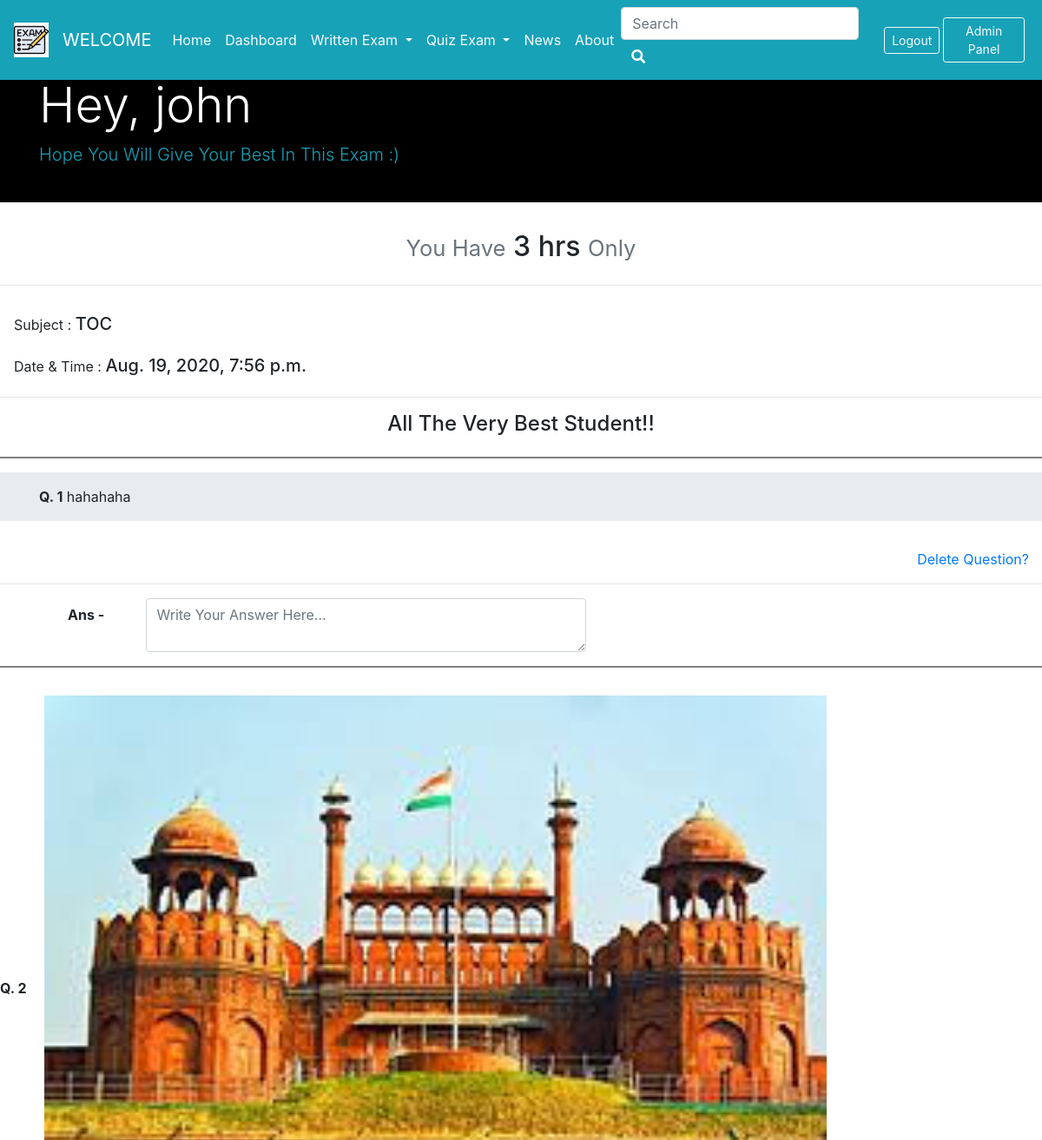
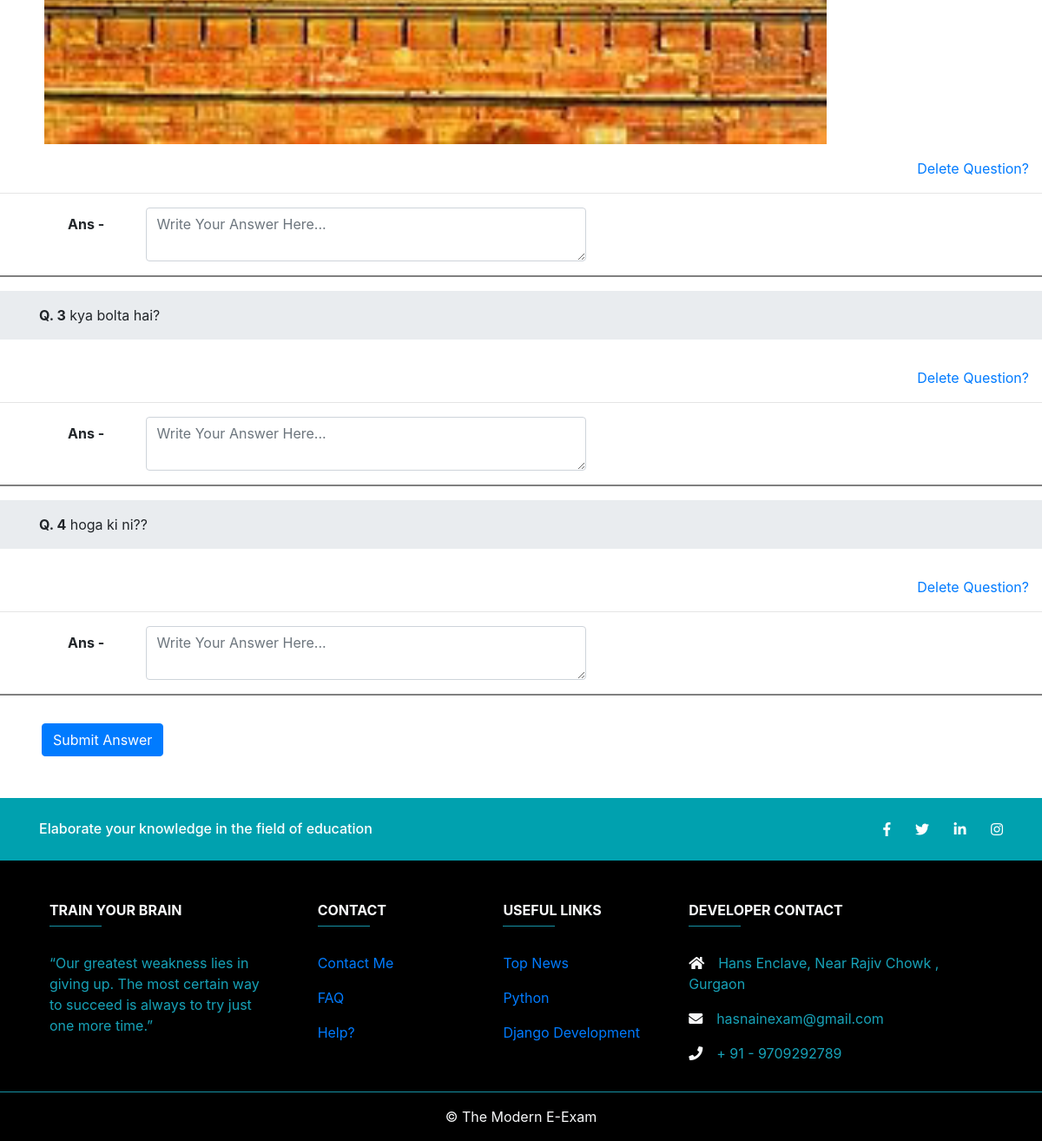
/student (signed in), run on an earlier commit of the app's database (2 pictures, top to bottom).
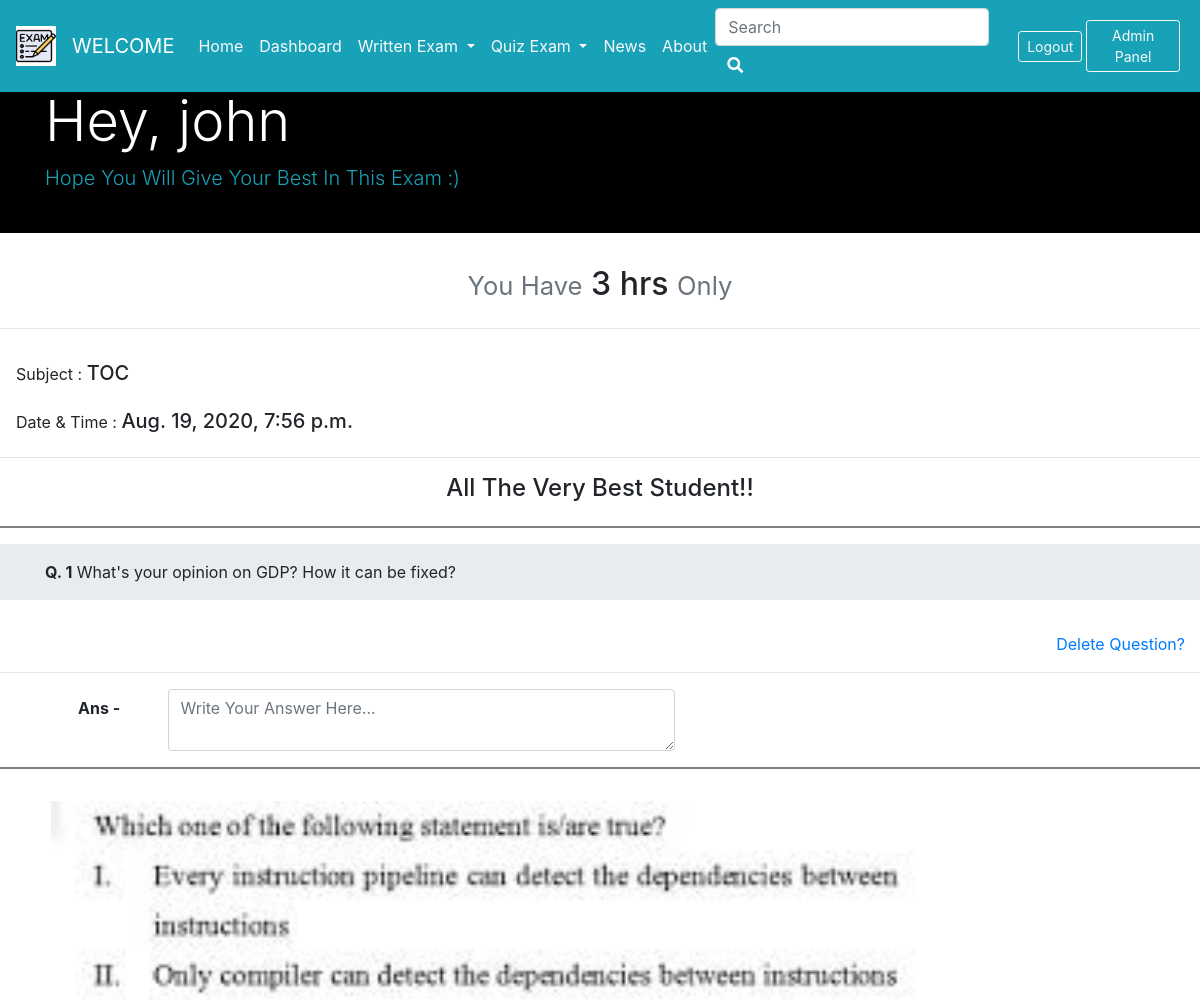
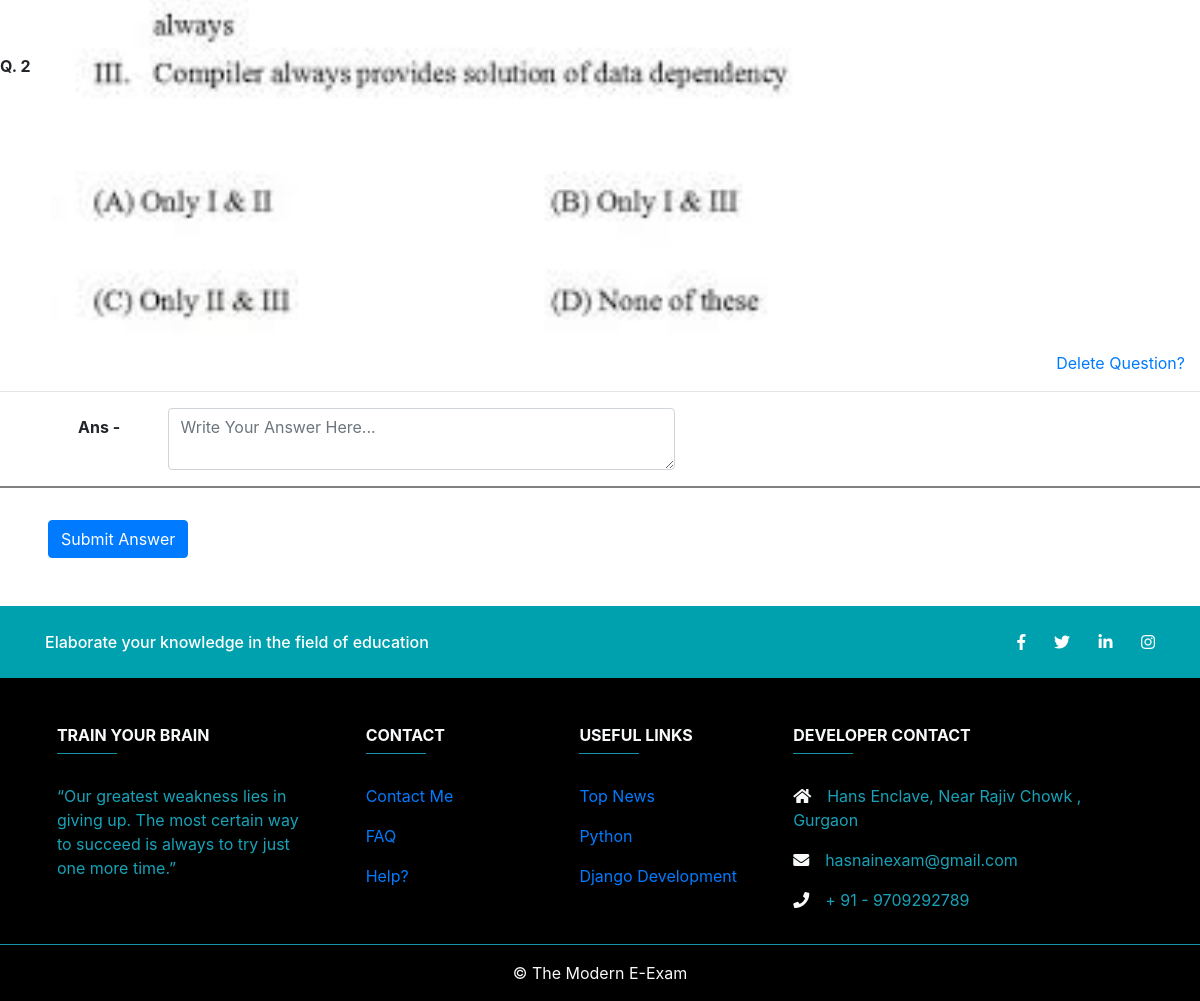
And on a later commit of the database (2 pictures, top to bottom).
### exam_news/models.py (models this page shows, shortened)
class Teacher(models.Model):
    timeslot = models.CharField(max_length= 150)
    subject = models.CharField(max_length= 150)
    bestwish = models.CharField(default=None,max_length= 350, blank = True, null=True )
    warningmessage = models.CharField(default=None,max_length= 550, blank = True, null=True )
    date = models.DateTimeField(default=datetime.now())

class TecherData(models.Model):
    writtenquestion = models.CharField(default='',max_length= 330, blank = True, null=True )
    imagequestion = models.ImageField(upload_to="pics", default = '', blank = True, null=True )

### exam_news/views.py (the view, shortened to what this page needs)
# urls.py: path('student', views.student , name = 'student'),
def student(request,post_id=None):
    teach = Teacher.objects.all().last()
    teachQ = TecherData.objects.all()  # [::-1] for showing in reverse order
    return render(request, 'student.html', {'teach':teach, 'teachQ':teachQ})

### templates/student.html (shortened to what this page needs)
{% extends 'base.html' %}
{% block content %}
{% if user.is_authenticated %}
<div class="container-fluid pb-0 pt-5 mt-3 ">
</div>
<div class="container-fluid m-0 p-0">
  <div class="jumbotron jumbotron-fluid pt-4 pb-4 "style="background-color:black">
    <div class="container">
      <h1 class="display-4 text-white">Hey, {{user.username}}</h1>
      <p class="lead text-info">Hope You Will Give Your Best In This Exam :)</p>
    </div>
  </div>
</div>
<h3 class="h2 text-center">
  <small class="text-muted">You Have</small>
  {{teach.timeslot}}
  <small class="text-muted">Only</small>
</h3>
<hr class="mt-4">
<h5 class=" p-3">
  <small>Subject : </small>
  {{teach.subject}}
</h5>
<h5 class=" pl-3">
  <small>Date & Time : </small>
  {{teach.date}}
</h5>
<hr class="mt-4">
{% if teach.bestwish %}
<h1 class="text-center">{{teach.bestwish}}</h1>
{% else %}
<h4 class="text-center"> All The Very Best Student!!</h4>
{% endif %}
<hr style="height:2px;border-width:0;color:gray;background-color:gray" class="hr mt-4 mb-3">
{% for techr in teachQ %}
{% if techr.writtenquestion %}
<div class="jumbotron jumbotron-fluid pt-3 pb-3">
  <div class="container">
    <b>Q. {{forloop.counter}}</b> {{techr.writtenquestion}}
  </div>
</div>
{% elif techr.imagequestion %}
<b>Q. {{forloop.counter}}</b>
<a href={{techr.imagequestion.url}}>
  <img src="{{techr.imagequestion.url}}" class="img-fluid p-3" style="width:933px; height: auto;"
    alt="{{techr.imagequestion.url}}">
</a>
{% endif %}
    {% if user.is_staff %}
    <div class="col">
      <a href="{% url 'delete_question' techr.id %}">
        <p class="text-right ">Delete Question?</p>
      </a>
    </div>
    {% endif %}
<hr>
<div class="container pl-5 pr-5">
  <form action="student" method="post">
    <div class="form-group row">
      <label class="col-sm-1 col-form-label"><b>Ans -</b></label>
      <div class="col-sm-6">
        <textarea type="name" name="examsubmit" placeholder="Write Your Answer Here..." class="form-control" id="name"></textarea>
      </div>
    </div>
</div>
<hr style="height:2px;border-width:0;color:gray;background-color:gray" class="hr mt-3 mb-3">
{% endfor %}
<button type="button" class="btn btn-primary ml-5 mb-5 mt-3" data-toggle="modal" data-target="#exampleModal">
  Submit Answer
</button>
{% endif %}
{% endblock %}

### templates/base.html (shortened to what this page needs)
<!doctype html>
<html lang="en">
<head>
  <link rel="stylesheet" href="https://stackpath.bootstrapcdn.com/bootstrap/4.5.0/css/bootstrap.min.css"
>
</head>
<body>
  <nav class="navbar navbar-expand-md navbar-dark fixed-top bg-info">
    <a class="navbar-brand" href="#">
      <img src="static/images/exam.png" alt="logo" style="width:40px; height:40px;">
    </a>
    <a class="navbar-brand" href="#">WELCOME {{user.first_name}}</a>
    <div class="collapse navbar-collapse" id="navbarSupportedContent">
      <ul class="navbar-nav mr-auto">
        <li class="nav-item active">
          <a class="nav-link text-light" href="/">Home<span class="sr-only">(current)</span></a>
        </li>
        {% if user.is_authenticated %}
        <li class="nav-item">
          <a class="nav-link text-light" href="dashboard">Dashboard</a>
        </li>
        {% endif %}
        <li class="nav-item dropdown">
          <a class="nav-link dropdown-toggle text-light" href="#" id="navbarDropdownMenuLink" role="button"
            data-toggle="dropdown" aria-haspopup="true" aria-expanded="false">
            Written Exam
          </a>
        </li>
        <li class="nav-item dropdown">
          <a class="nav-link dropdown-toggle text-light" href="#" id="navbarDropdownMenuLink" role="button"
            data-toggle="dropdown" aria-haspopup="true" aria-expanded="false">
            Quiz Exam
          </a>
        </li>
        <li class="nav-item">
          <a class="nav-link text-light" href="news">News</a>
        </li>
        <li class="nav-item">
          <a class="nav-link text-light" href="about">About</a>
        </li>
      </ul>
      {% if user.is_authenticated %}
      <form class="form-inline my-2 my-lg-0" action="/search" method=="get">
        <input class="form-control" name="query" id="query" type="search" placeholder="Search" aria-label="Search">
        <div class="input-group-append">
          <button type="submit" class="btn mr-3 ml-0 text-white"><i class="fa fa-search"></i></button>
        </div>
      </form>
      {% endif %}
      {% if user.is_authenticated %}
      <a class="btn btn-outline-light btn-sm my-2" href="logout" role="button">Logout</a>
      {% else %}
      <a class="btn btn-outline-light btn-sm my-2 mx-1" href="sign_up" role="button">Sign Up</a>
      <a class="btn btn-outline-light btn-sm my-2 mx-1" href="signin" role="button">Sign In</a>
      {% endif %}
      <a class="btn btn-outline-light btn-sm my-2 mx-1" href="admin" role="button">Admin Panel</a>
    </div>
  </nav>
  {% block content %}
  {% endblock %}
  <link rel="stylesheet" href="https://use.fontawesome.com/releases/v5.7.0/css/all.css"
>
  <footer class="page-footer font-small" style="background-color:black">
    <div style="background-color: #00A1AF;">
      <div class="container">
        <div class="row py-4 d-flex align-items-center">
          <div class="col-md-6 col-lg-5 text-center text-md-left mb-4 mb-md-0">
            <h6 class="mb-0 text-white">Elaborate your knowledge in the field of education</h6>
          </div>
          <div class="col-md-6 col-lg-7 text-center text-md-right">
            <a class="fb-ic  so" href="https://www.facebook.com/">
              <i class="fab fa-facebook-f white-text mr-4"> </i>
            </a>
            <a class="tw-ic so" href="https://twitter.com/?lang=en">
              <i class="fab fa-twitter white-text mr-4"> </i>
            </a>
            <a class="li-ic so" href="https://www.linkedin.com/in/hasnain-ansari-62935919b/">
              <i class="fab fa-linkedin-in white-text mr-4"> </i>
            </a>
            <a class="ins-ic so" href="https://www.instagram.com/?hl=en">
              <i class="fab fa-instagram white-text"> </i>
            </a>
          </div>
        </div>
      </div>
    </div>
    <div class="container text-center text-md-left mt-5">
      <div class="row mt-3">
        <div class="col-md-3 col-lg-4 col-xl-3 mx-auto mb-4">
          <h6 class="text-uppercase font-weight-bold text-light">Train Your Brain</h6>
          <hr class="bg-info accent-2 mb-4 mt-0 d-inline-block mx-auto" style="width: 60px;">
          <p class="text text-info">“Our greatest weakness lies in giving up. The most certain way to succeed is always to try just one more time.”</a></p>
        </div>
        <div class="col-md-2 col-lg-2 col-xl-2 mx-auto mb-4">
          <h6 class="text-uppercase font-weight-bold text-light">Contact</h6>
          <hr class="bg-info accent-2 mb-4 mt-0 d-inline-block mx-auto" style="width: 60px;">
          <p>
            <a href="contact">Contact Me</a>
          </p>
          <p>
            <a href="/faq">FAQ</a>
          </p>
          <p>
            <a href="#">Help?</a>
          </p>
        </div>
        <div class="col-md-3 col-lg-2 col-xl-2 mx-auto mb-4">
          <h6 class="text-uppercase font-weight-bold text-light">Useful links</h6>
          <hr class="bg-info accent-2 mb-4 mt-0 d-inline-block mx-auto" style="width: 60px;">
          <p>
            <a href="/news">Top News</a>
          </p>
          <p>
            <a href="https://www.python.org/">Python</a>
          </p>
          <p>
            <a href="https://docs.djangoproject.com/en/3.1/">Django Development</a>
          </p>
        </div>
        <div class="col-md-4 col-lg-3 col-xl-4 mx-auto mb-md-0 mb-4">
          <h6 class="text-uppercase font-weight-bold text-light">Developer Contact </h6>
          <hr class="bg-info accent-2 mb-4 mt-0 d-inline-block mx-auto" style="width: 60px;">
          <p class="text text-info">
            <i class="fas fa-home mr-3 text-light"></i>Hans Enclave, Near Rajiv Chowk , Gurgaon</p>
          <p class="text text-info">
            <i class="fas fa-envelope mr-3 text-light"></i>hasnainexam@gmail.com</p>
          <p class="text text-info">
            <i class="fas fa-phone mr-3 text-light"></i>+ 91 - 9709292789</p>
        </div>
      </div>
    </div>
    <hr class="hr mb-0 bg-info">
    <div class="footer-copyright text-center py-3 text-light">© The Modern E-Exam</div>
  </footer>
</body>
</html>

### templates/base.html (style rules this page uses)
.so { color:white; }

What changed in the data, as far as the page shows it:
removed TecherData: writtenquestion "kya bolta hai?"
removed TecherData: writtenquestion "hoga ki ni??"
changed TecherData: writtenquestion "hahahaha" → "What's your opinion on GDP? How it can be fixed?"
changed TecherData (number 2 of 2 on the later page): imagequestion: a different picture
